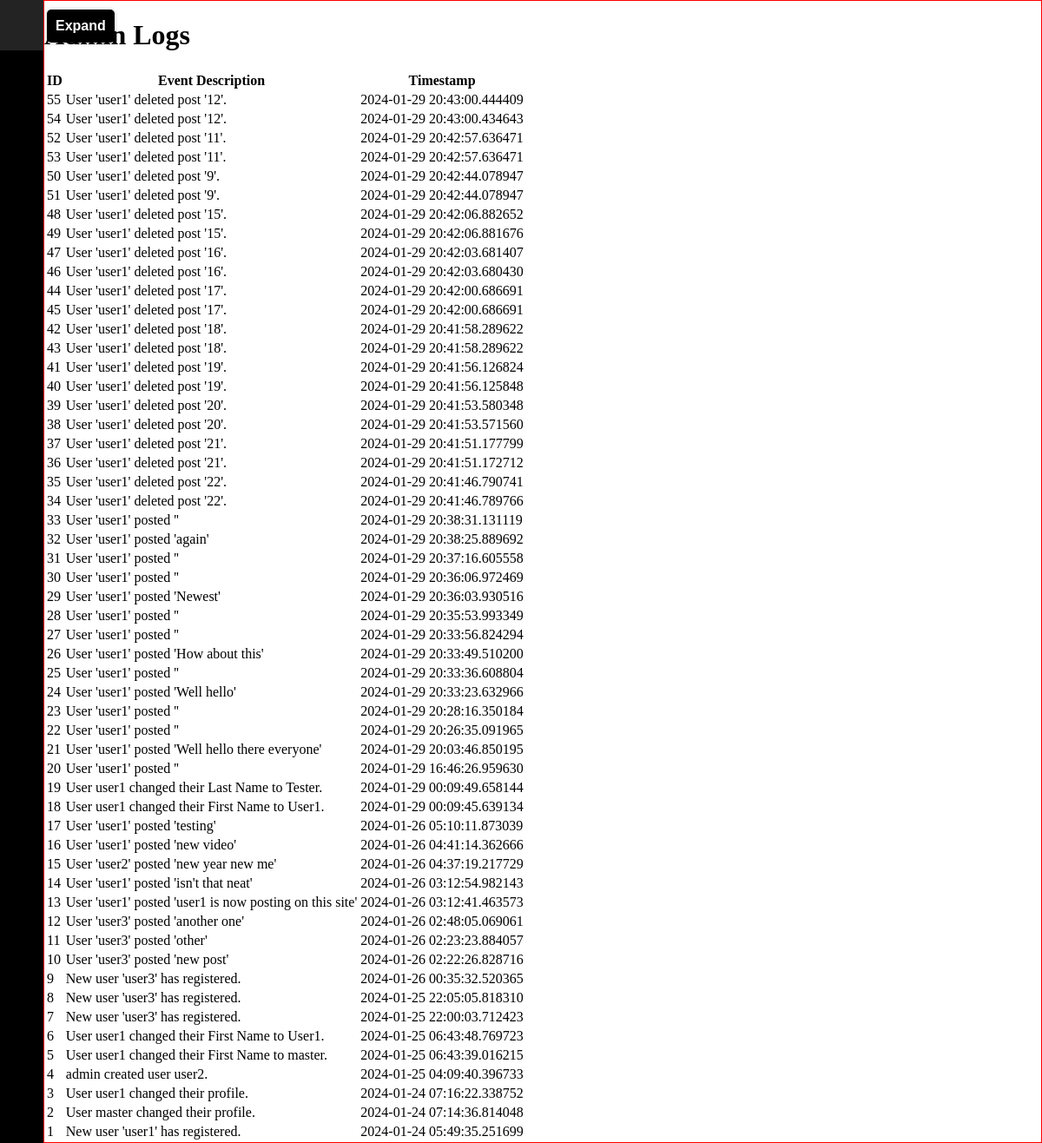
/user1/adminhome/adminlogs (signed in), run on an earlier commit of the app's database.
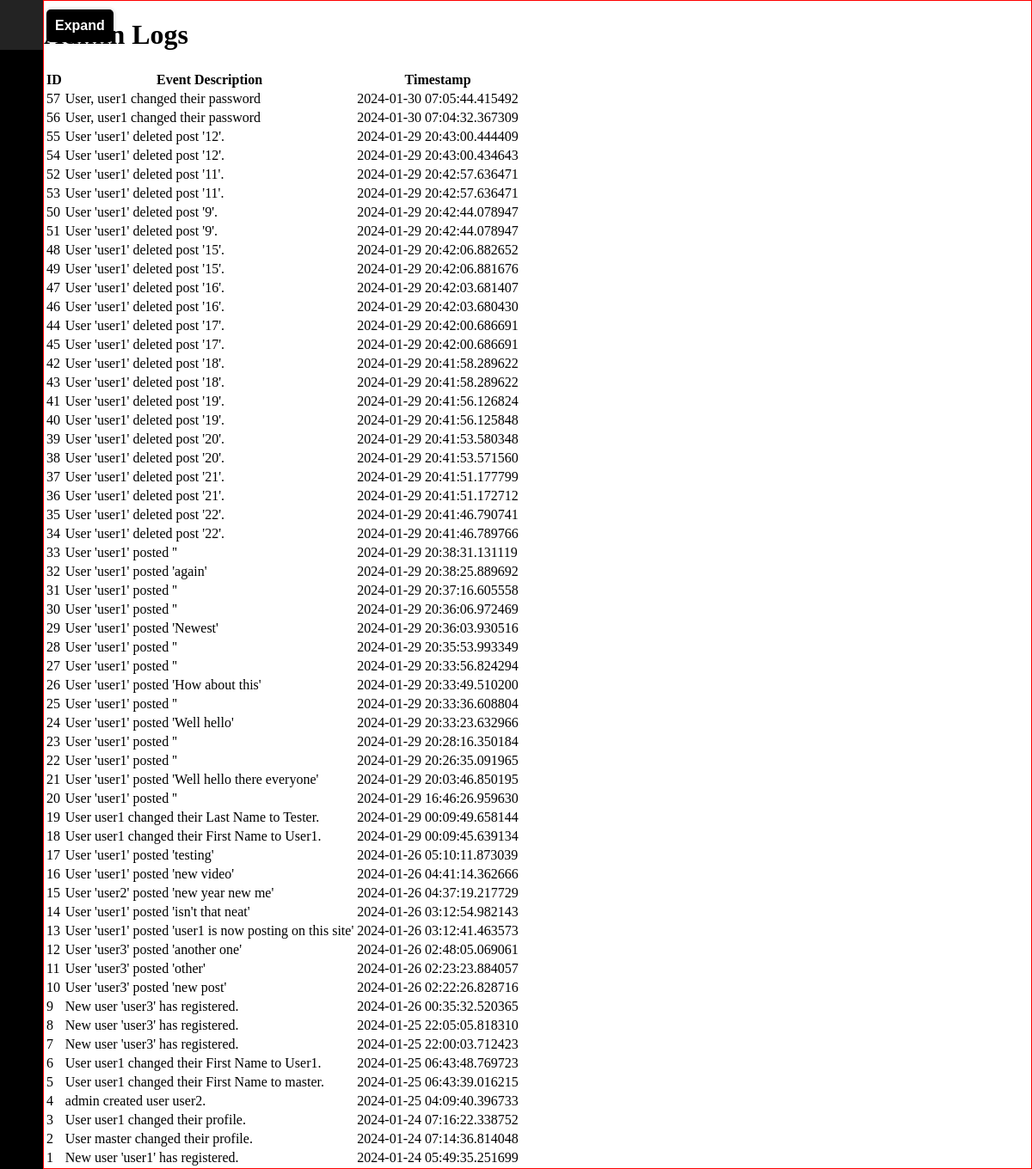
And on a later commit of the database.
### website/models.py (models this page shows)
class LogEvent(db.Model):
    id = db.Column(db.Integer, primary_key=True)
    event_description = db.Column(db.String(255), nullable=False)
    timestamp = db.Column(db.DateTime, default=datetime.utcnow, nullable=False)

### website/admin.py (the view)
@admin.route('/<username>/adminhome/adminlogs')
@login_required
@adminreq
def adminlogs(username):
    log_events = LogEvent.query.order_by(LogEvent.timestamp.desc()).limit(60).all()
    return render_template('adminlogs.html', username=username, log_events=log_events)

### website/utils.py (called while the page is built)
def adminreq(l22):
    @wraps(l22)
    def l33(*args, **kwargs):
        if not current_user.is_authenticated:
            return redirect(url_for('auth.login'))
        elif current_user.authority != 'admin':
            flash('You do not have permission to access this page')
            return redirect(url_for('auth.logout'))
        return l22(*args, **kwargs)
    return l33

### website/templates/adminlogs.html (shortened to what this page needs)
{% extends 'adminbase.html' %}
{% block css %}
  <link rel="stylesheet" href="{{ url_for('utils.staticp', filename='css/adminlogs.css') }}">
{% endblock %}
{% block content %}
  <h1>Admin Logs</h1>
  <table>
    <thead>
      <tr>
        <th>ID</th>
        <th>Event Description</th>
        <th>Timestamp</th>
      </tr>
    </thead>
    <tbody>
      {% for log_event in log_events %}
        <tr>
          <td>{{ log_event.id }}</td>
          <td>{{ log_event.event_description }}</td>
          <td>{{ log_event.timestamp }}</td>
        </tr>
      {% endfor %}
    </tbody>
  </table>
{% endblock %}

### website/templates/adminbase.html (shortened to what this page needs)
<!DOCTYPE html>
<html lang="en">
<head>
  {% block css %}{% endblock %}
  <link rel="stylesheet" href="{{ url_for('utils.staticp', filename='css/adminbase.css') }}">
</head>
<body {% if current_user and current_user.theme %} class="dark-mode" {% endif %}>
  <div class="sidebar" id="sidebar">
    <a class="alpha expand-a" href="#" onclick="toggleSidebar()">
      <div class="bravo expand-div">
        <div class="charlie expand-icon"></div>
      </div>
    </a>
    <a class="alpha home-a" href="{{ url_for('admin.adminhome', username=current_user.username) }}">
      <div class="bravo home-div">
        <div class="charlie home-icon"></div>
      </div>
    </a>
    <a class="alpha users-a" href="{{ url_for('admin.adminusers', username=current_user.username) }}">
      <div class="bravo users-div">
        <div class="charlie users-icon"></div>
      </div>
    </a>
    <a class="alpha create-user-a" href="{{ url_for('admin.admincreateuser', username=current_user.username) }}">
      <div class="bravo create-user-div">
        <div class="charlie create-user-icon"></div>
      </div>
    </a>
    <a class="alpha logs-a" href="{{ url_for('admin.adminlogs', username=current_user.username) }}">
      <div class="bravo logs-div">
        <div class="charlie logs-icon"></div>
      </div>
    </a>
    <a class="alpha profile-a" href="{{ url_for('admin.adminprofile', username=current_user.username) }}">
      <div class="bravo profile-div">
        <div class="charlie profile-icon"></div>
      </div>
    </a>
    <a class="alpha logout-a" href="{{ url_for('auth.logout') }}">
      <div class="bravo logout-div">
        <div class="charlie logout-icon"></div>
      </div>
    </a>
  </div>
  <div class="content-container">
    {% block content %}{% endblock %}
  </div>
</body>
</html>

What changed in the data, as far as the page shows it:
added LogEvent: id "57", event_description "User, user1 changed their password", timestamp "2024-01-30 07:05:44.415492"
added LogEvent: id "56", event_description "User, user1 changed their password", timestamp "2024-01-30 07:04:32.367309"
